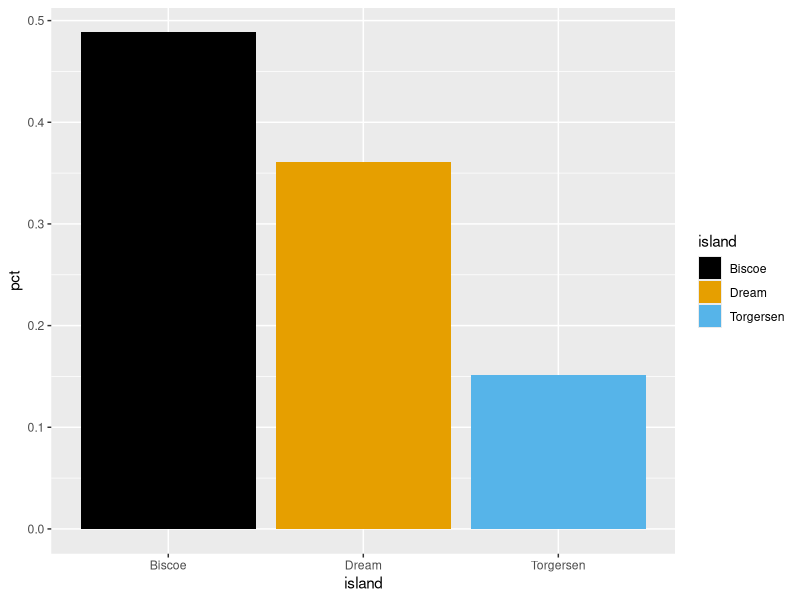

This figure's R source:
library(tidyverse)
library(palmerpenguins)


penguins_summary <- penguins %>% 
  count(island) %>% 
  mutate(pct = n / sum(n))

palette.pals()

ggplot(data = penguins_summary,
       aes(x = island,
           y = pct,
           fill = island)) +
  geom_col() +
  scale_fill_manual(values = palette.colors(palette = "Okabe-Ito"))
  scale_fill_brewer(palette = "Dark2")
